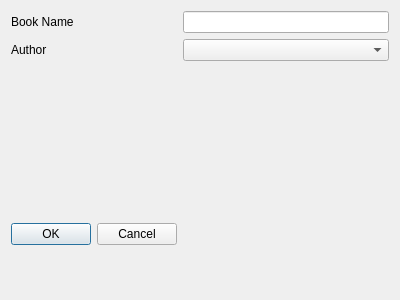
<?xml version="1.0" encoding="UTF-8"?>
<ui version="4.0">
 <class>Dialog</class>
 <widget class="QDialog" name="Dialog">
  <property name="geometry">
   <rect>
    <x>0</x>
    <y>0</y>
    <width>400</width>
    <height>300</height>
   </rect>
  </property>
  <property name="windowTitle">
   <string>Dialog</string>
  </property>
  <layout class="QFormLayout" name="formLayout">
   <item row="3" column="0">
    <widget class="QDialogButtonBox" name="buttonBox">
     <property name="orientation">
      <enum>Qt::Horizontal</enum>
     </property>
     <property name="standardButtons">
      <set>QDialogButtonBox::Cancel|QDialogButtonBox::Ok</set>
     </property>
    </widget>
   </item>
   <item row="0" column="0">
    <widget class="QLabel" name="label">
     <property name="text">
      <string>Book Name</string>
     </property>
    </widget>
   </item>
   <item row="0" column="1">
    <widget class="QLineEdit" name="bookName"/>
   </item>
   <item row="1" column="0">
    <widget class="QLabel" name="label_2">
     <property name="text">
      <string>Author</string>
     </property>
    </widget>
   </item>
   <item row="1" column="1">
    <widget class="QComboBox" name="author"/>
   </item>
   <item row="2" column="0">
    <spacer name="verticalSpacer">
     <property name="orientation">
      <enum>Qt::Vertical</enum>
     </property>
     <property name="sizeType">
      <enum>QSizePolicy::Minimum</enum>
     </property>
     <property name="sizeHint" stdset="0">
      <size>
       <width>20</width>
       <height>150</height>
      </size>
     </property>
    </spacer>
   </item>
  </layout>
 </widget>
 <resources/>
 <connections>
  <connection>
   <sender>buttonBox</sender>
   <signal>accepted()</signal>
   <receiver>Dialog</receiver>
   <slot>accept()</slot>
   <hints>
    <hint type="sourcelabel">
     <x>248</x>
     <y>254</y>
    </hint>
    <hint type="destinationlabel">
     <x>157</x>
     <y>274</y>
    </hint>
   </hints>
  </connection>
  <connection>
   <sender>buttonBox</sender>
   <signal>rejected()</signal>
   <receiver>Dialog</receiver>
   <slot>reject()</slot>
   <hints>
    <hint type="sourcelabel">
     <x>316</x>
     <y>260</y>
    </hint>
    <hint type="destinationlabel">
     <x>286</x>
     <y>274</y>
    </hint>
   </hints>
  </connection>
 </connections>
</ui>
